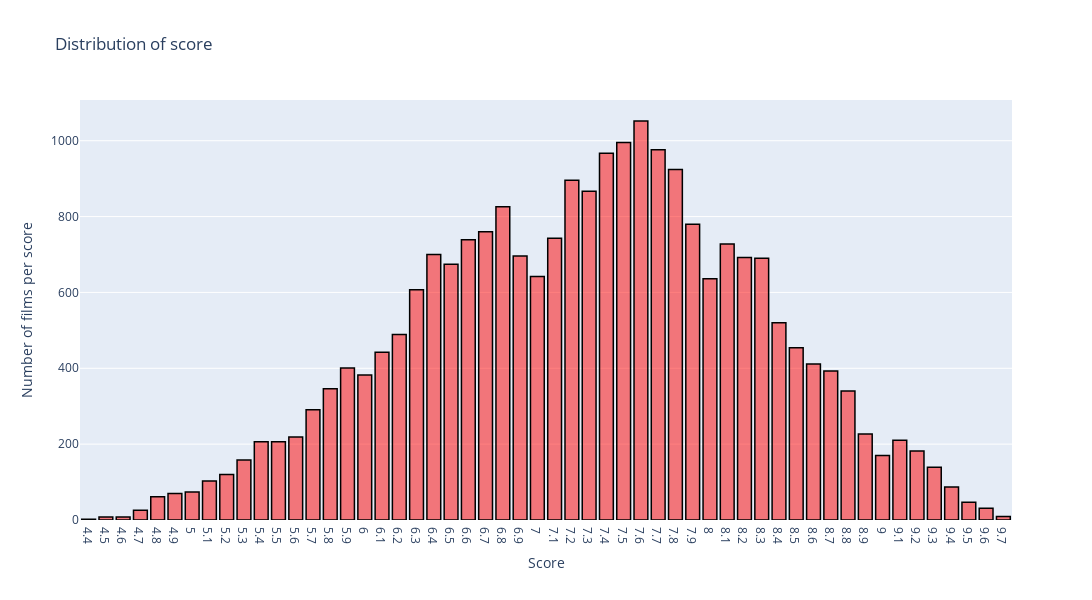

The code cell stored with this chart in its notebook:
### Markdown cell above
#### Distribution of score

### Code cell
trace1 = go.Bar(
 x = data_csv['score'].value_counts().index,
 y = data_csv['score'].value_counts().values,
 name = "citations",
 marker = dict(color = 'rgba(255, 0, 0, 0.5)',
 line=dict(color='rgb(0,0,0)',width=1.5)))

data = [trace1]

layout = go.Layout(barmode = "group", yaxis=dict(title= 'Number of films per score',ticklen= 5,zeroline= False),
                   xaxis=dict(title= 'Score',zeroline= False,tickmode = 'array',tickvals = data_csv['score'].value_counts().index),
                   title="Distribution of score", height = 600, width = 1300)
fig = go.Figure(data = data, layout = layout)
iplot(fig)

### Figure 1 — Plotly figure (JSON) as saved in the notebook; plotly's stock layout.template omitted (floating-point values rounded to 4 significant figures)
{"data": [{"marker": {"color": "rgba(255, 0, 0, 0.5)", "line": {"color": "rgb(0,0,0)", "width": 1.5}}, "name": "citations", "type": "bar", "x": [7.6, 7.5, 7.7, 7.4, 7.8, 7.2, 7.3, 6.8, 7.9, 6.7, 7.1, 6.6, 8.1, 6.4, 6.9, 8.2, 8.3, 6.5, 7, 8, 6.3, 8.4, 6.2, 8.5, 6.1, 8.6, 5.9, 8.7, 6, 5.8, 8.8, 5.7, 8.9, 5.6, 9.1, 5.4, 5.5, 9.2, 9, 5.3, 9.3, 5.2, 5.1, 9.4, 5, 4.9, 4.8, 9.5, 9.6, 4.7, 9.7, 4.6, 4.5, 4.4], "y": [1052, 995, 976, 967, 924, 896, 867, 826, 780, 760, 743, 739, 728, 700, 696, 692, 690, 674, 642, 636, 607, 520, 489, 454, 442, 411, 401, 393, 382, 346, 340, 291, 227, 219, 210, 206, 206, 182, 170, 158, 139, 120, 103, 87, 74, 70, 61, 47, 31, 26, 9, 8, 8, 2]}], "layout": {"barmode": "group", "height": 600, "title": {"text": "Distribution of score"}, "width": 1300, "xaxis": {"tickmode": "array", "tickvals": [7.6, 7.5, 7.7, 7.4, 7.8, 7.2, 7.3, 6.8, 7.9, 6.7, 7.1, 6.6, 8.1, 6.4, 6.9, 8.2, 8.3, 6.5, 7, 8, 6.3, 8.4, 6.2, 8.5, 6.1, 8.6, 5.9, 8.7, 6, 5.8, 8.8, 5.7, 8.9, 5.6, 9.1, 5.4, 5.5, 9.2, 9, 5.3, 9.3, 5.2, 5.1, 9.4, 5, 4.9, 4.8, 9.5, 9.6, 4.7, 9.7, 4.6, 4.5, 4.4], "title": {"text": "Score"}, "zeroline": false}, "yaxis": {"ticklen": 5, "title": {"text": "Number of films per score"}, "zeroline": false}}}
